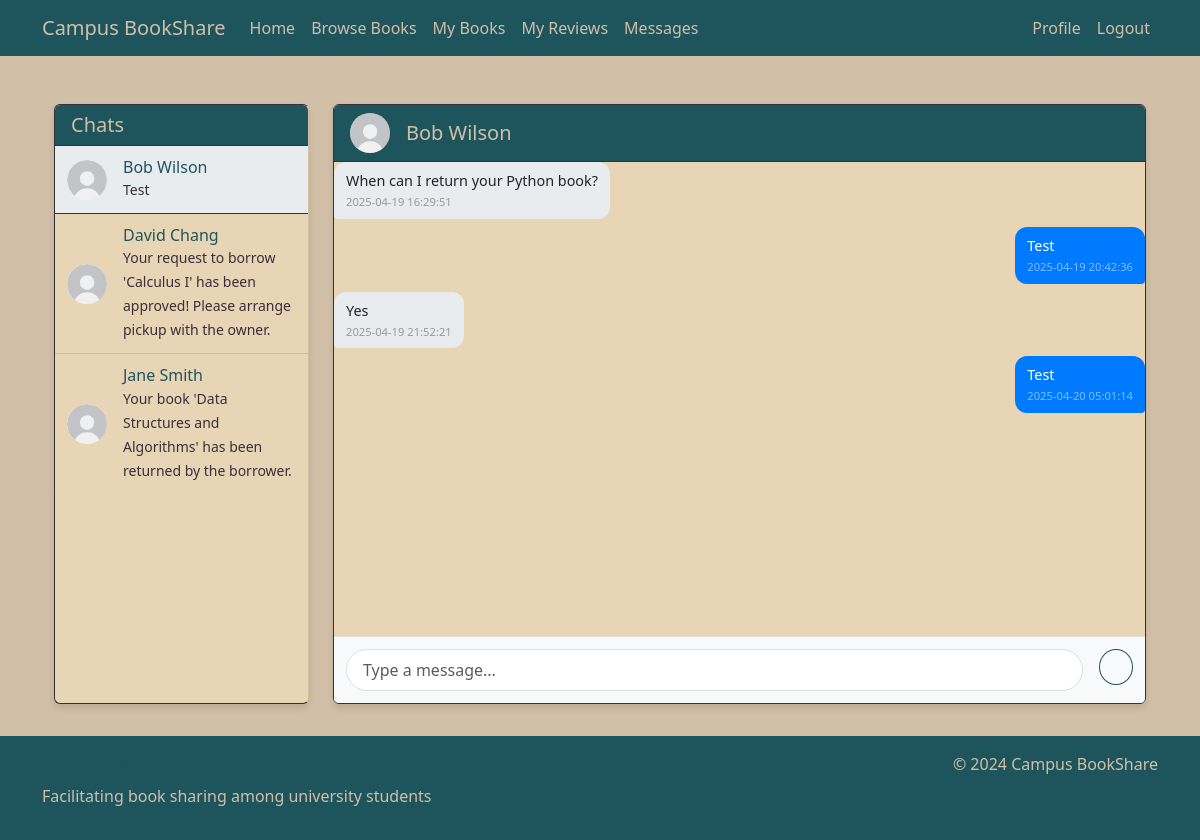
/messages?message_id=11 (signed in), run on the app's committed database.
### tables this page shows
CREATE TABLE Users (
        user_id INTEGER PRIMARY KEY AUTOINCREMENT,
        name TEXT NOT NULL,
        email TEXT NOT NULL UNIQUE,
        password TEXT NOT NULL,
        profile_image TEXT,
        location TEXT
    );

CREATE TABLE Messages (
        message_id INTEGER PRIMARY KEY AUTOINCREMENT,
        sender_id INTEGER,
        receiver_id INTEGER,
        content TEXT NOT NULL,
        timestamp TEXT NOT NULL,
        FOREIGN KEY (sender_id) REFERENCES Users(user_id),
        FOREIGN KEY (receiver_id) REFERENCES Users(user_id)
    );

### app.py (the view)
@app.route('/messages')
@login_required
def messages():
    conn = get_db_connection()
    chats = conn.execute('''
        SELECT DISTINCT u.user_id, u.name, u.profile_image,
               (SELECT m.message_id
                FROM Messages m
                WHERE (m.sender_id = ? AND m.receiver_id = u.user_id)
                   OR (m.sender_id = u.user_id AND m.receiver_id = ?)
                ORDER BY m.timestamp DESC
                LIMIT 1) as last_message_id,
               (SELECT m.content
                FROM Messages m
                WHERE (m.sender_id = ? AND m.receiver_id = u.user_id)
                   OR (m.sender_id = u.user_id AND m.receiver_id = ?)
                ORDER BY m.timestamp DESC
                LIMIT 1) as last_message_preview
        FROM Messages m
        JOIN Users u ON (m.sender_id = u.user_id AND m.receiver_id = ?)
                    OR (m.sender_id = ? AND m.receiver_id = u.user_id)
        WHERE u.user_id != ?
        GROUP BY u.user_id
        ORDER BY last_message_id DESC
    ''', (session['user_id'], session['user_id'],
          session['user_id'], session['user_id'],
          session['user_id'], session['user_id'],
          session['user_id'])).fetchall()
    current_chat_user = None
    chat_messages = []
    message_id = request.args.get('message_id', type=int)
    user_id = request.args.get('user_id', type=int)
    if user_id:
        current_chat_user = conn.execute('''
            SELECT user_id, name, profile_image
            FROM Users
            WHERE user_id = ?
        ''', (user_id,)).fetchone()
        if current_chat_user:
            chat_messages = conn.execute('''
                SELECT m.*,
                       sender.name as sender_name, sender.profile_image as sender_image,
                       receiver.name as receiver_name, receiver.profile_image as receiver_image
                FROM Messages m
                JOIN Users sender ON m.sender_id = sender.user_id
                JOIN Users receiver ON m.receiver_id = receiver.user_id
                WHERE (m.sender_id = ? AND m.receiver_id = ?)
                   OR (m.sender_id = ? AND m.receiver_id = ?)
                ORDER BY m.timestamp ASC
            ''', (session['user_id'], user_id, user_id, session['user_id'])).fetchall()
    elif message_id:
        message = conn.execute('''
            SELECT sender_id, receiver_id
            FROM Messages
            WHERE message_id = ? AND (sender_id = ? OR receiver_id = ?)
        ''', (message_id, session['user_id'], session['user_id'])).fetchone()
        if message:
            other_user_id = message['sender_id'] if message['sender_id'] != session['user_id'] else message['receiver_id']
            current_chat_user = conn.execute('''
                SELECT user_id, name, profile_image
                FROM Users
                WHERE user_id = ?
            ''', (other_user_id,)).fetchone()
            if current_chat_user:
                chat_messages = conn.execute('''
                    SELECT m.*,
                           sender.name as sender_name, sender.profile_image as sender_image,
                           receiver.name as receiver_name, receiver.profile_image as receiver_image
                    FROM Messages m
                    JOIN Users sender ON m.sender_id = sender.user_id
                    JOIN Users receiver ON m.receiver_id = receiver.user_id
                    WHERE (m.sender_id = ? AND m.receiver_id = ?)
                       OR (m.sender_id = ? AND m.receiver_id = ?)
                    ORDER BY m.timestamp ASC
                ''', (session['user_id'], other_user_id, other_user_id, session['user_id'])).fetchall()
    conn.close()
    return render_template('messages.html',
                         chats=chats,
                         current_chat_user=current_chat_user,
                         chat_messages=chat_messages)

### app.py (called while the page is built)
def get_db_connection():
    conn = sqlite3.connect('database.db')
    conn.row_factory = sqlite3.Row
    return conn

def login_required(f):
    @wraps(f)
    def decorated_function(*args, **kwargs):
        if 'user_id' not in session:
            flash('Please log in to access this page.', 'warning')
            return redirect(url_for('login'))
        return f(*args, **kwargs) # Returns original function if logged in
    return decorated_function

### templates/messages.html (shortened to what this page needs)
{% extends "base.html" %}
{% block content %}
<div class="container messages-container">
    <div class="row h-100">
        <div class="col-md-3 h-100">
            <div class="card messages-sidebar">
                <div class="card-header">
                    <h5 class="mb-0">Chats</h5>
                </div>
                <div class="list-group list-group-flush">
                    {% for chat in chats %}
                        <a href="{{ url_for('messages', message_id=chat.last_message_id) }}"
                           class="list-group-item list-group-item-action {% if chat.user_id == current_chat_user.user_id %}active{% endif %}">
                            <div class="d-flex align-items-center">
                                <img src="{{ chat.profile_image or url_for('static', filename='images/default-avatar.png') }}"
                                     class="rounded-circle me-3 profile-image-small"
                                     alt="{{ chat.name }}">
                                <div class="flex-grow-1">
                                    <div class="d-flex justify-content-between align-items-center">
                                        <h6 class="mb-0">{{ chat.name }}</h6>
                                    </div>
                                    <small class="text-muted">{{ chat.last_message_preview }}</small>
                                </div>
                            </div>
                        </a>
                    {% endfor %}
                </div>
            </div>
        </div>
        <div class="col-md-9 h-100">
            <div class="card messages-list">
                {% if current_chat_user %}
                    <div class="card-header d-flex justify-content-between align-items-center">
                        <div class="d-flex align-items-center">
                            <img src="{{ current_chat_user.profile_image or url_for('static', filename='images/default-avatar.png') }}"
                                 class="rounded-circle me-3 profile-image-small"
                                 alt="{{ current_chat_user.name }}">
                            <h5 class="mb-0">{{ current_chat_user.name }}</h5>
                        </div>
                    </div>
                    <div class="card-body chat-messages">
                        {% for message in chat_messages %}
                            <div class="message-bubble {% if message.sender_id == session['user_id'] %}sent{% else %}received{% endif %}">
                                <div class="message-content">
                                    {{ message.content }}
                                </div>
                                <small class="message-time">{{ message.timestamp }}</small>
                            </div>
                        {% endfor %}
                    </div>
                    <div class="card-footer">
                        <form action="{{ url_for('send_message') }}" method="POST" class="d-flex">
                            <input type="text" name="content" class="form-control me-2" placeholder="Type a message...">
                            <button type="submit" class="btn btn-outline-primary">
                            </button>
                        </form>
                    </div>
                {% endif %}
            </div>
        </div>
    </div>
</div>
{% endblock %}

### static/css/style.css (style rules this page uses)
body { background-color: #D1BFA7; color: #1E555C; min-height: 100vh; display: flex; flex-direction: column; }
.card { background-color: #E8D5B5; border: 1px solid #3A2E39; box-shadow: 0 4px 6px rgba(0, 0, 0, 0.1); }
.card-body { color: #1E555C; padding: 1.5rem; }
.form-control { background-color: #F5F0E6; border: 1px solid #3A2E39; color: #1E555C; }
h1, h2, h3, h4, h5, h6 { color: #1E555C; }
.text-muted { color: #3A2E39 !important; }
.profile-image-small { width: 40px; height: 40px; object-fit: cover; }
.btn-outline-primary { color: #1E555C; border-color: #1E555C; font-weight: 600; padding: 0.5rem 1.5rem; border-radius: 20px; }
.messages-container { height: calc(100vh - 200px); display: flex; flex-direction: column; }
.messages-sidebar { height: 100%; overflow-y: auto; border-right: 1px solid rgba(30, 85, 92, 0.1); background-color: #E8D5B5; }
.messages-list { height: 100%; display: flex; flex-direction: column; background-color: #E8D5B5; }
.messages-list .card-body { background-color: #E8D5B5; padding: 0; }
.messages-list .card-footer { background-color: #E8D5B5; border-top: 1px solid rgba(30, 85, 92, 0.1); padding: 0.75rem; }
.messages-sidebar .card-header { background-color: #1E555C; color: #D1BFA7; border-bottom: 1px solid #3A2E39; }
.messages-sidebar .card-header h5 { color: #D1BFA7; }
.messages-sidebar .list-group-item { background-color: #E8D5B5; border: none; border-bottom: 1px solid #3A2E39; color: #1E555C; padding: 1rem; }
.messages-sidebar .list-group-item:last-child { border-bottom: none; }
.messages-sidebar .list-group-item.active { background-color: #1E555C; color: #D1BFA7; border-color: #3A2E39; }
.messages-list .card-header { background-color: #1E555C; color: #D1BFA7; border-bottom: 1px solid #3A2E39; }
.messages-list .card-header h5 { color: #D1BFA7; }
.messages-sidebar { height: 100%; overflow-y: auto; border-right: 1px solid rgba(0, 0, 0, 0.1); }
.messages-sidebar .list-group-item { border: none; border-bottom: 1px solid rgba(0, 0, 0, 0.1); padding: 0.75rem; transition: background-color 0.2s; }
.messages-sidebar .list-group-item.active { background-color: #e9ecef; color: #000; }
.messages-list { height: 100%; display: flex; flex-direction: column; background-color: #f8f9fa; }
.chat-messages { flex: 1; overflow-y: auto; padding: 0.75rem; display: flex; flex-direction: column; gap: 0.5rem; }
.message-bubble { max-width: 70%; padding: 0.5rem 0.75rem; border-radius: 0.75rem; position: relative; font-size: 0.9rem; }
.message-bubble.sent { background-color: #007bff; color: white; align-self: flex-end; border-bottom-right-radius: 0.25rem; }
.message-bubble.received { background-color: #e9ecef; color: #212529; align-self: flex-start; border-bottom-left-radius: 0.25rem; }
.message-bubble .message-time { font-size: 0.7rem; opacity: 0.7; margin-top: 0.15rem; display: block; }
.message-bubble.sent .message-time { color: rgba(255, 255, 255, 0.7); }
.message-bubble.received .message-time { color: rgba(0, 0, 0, 0.5); }
.messages-list .card-footer { background-color: #f8f9fa; border-top: 1px solid rgba(0, 0, 0, 0.1); padding: 0.75rem; }
.messages-list .card-footer form { margin: 0; }
.messages-list .card-footer .form-control { border-radius: 1.5rem; padding: 0.5rem 1rem; background-color: #fff; border: 1px solid rgba(0, 0, 0, 0.1); }
.messages-list .card-footer .btn { border-radius: 50%; width: 36px; height: 36px; padding: 0; display: flex; align-items: center; justify-content: center; margin-left: 0.5rem; }

### data on the page
Users: profile_image (placeholder picture), name "Bob Wilson", last_message_preview "Test"
Users: profile_image (placeholder picture), name "David Chang", last_message_preview "Your request to borrow 'Calculus I' has been approved! Please arrange pickup with the owner."
Users: profile_image (placeholder picture), name "Jane Smith", last_message_preview "Your book 'Data Structures and Algorithms' has been returned by the borrower."
Messages: content "When can I return your Python book?", timestamp "2025-04-19 16:29:51"
Messages: content "Test", timestamp "2025-04-19 20:42:36"
Messages: content "Yes", timestamp "2025-04-19 21:52:21"
Messages: content "Test", timestamp "2025-04-20 05:01:14"
